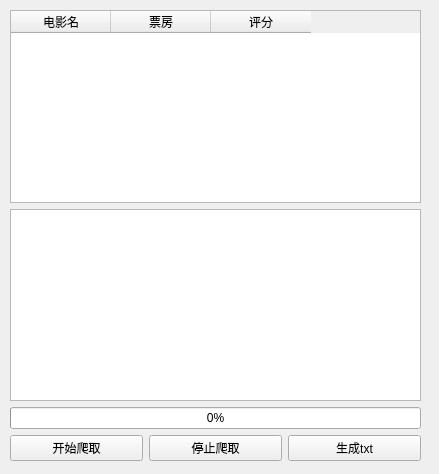
<?xml version="1.0" encoding="UTF-8"?>
<ui version="4.0">
    <class>Form</class>
    <widget class="QWidget" name="Form">
        <property name="geometry">
            <rect>
                <x>0</x>
                <y>0</y>
                <width>439</width>
                <height>474</height>
            </rect>
        </property>
        <property name="windowTitle">
            <string>Form</string>
        </property>
        <widget class="QWidget" name="">
            <property name="geometry">
                <rect>
                    <x>10</x>
                    <y>10</y>
                    <width>411</width>
                    <height>451</height>
                </rect>
            </property>
            <layout class="QVBoxLayout" name="verticalLayout">
                <item>
                    <widget class="QTableWidget" name="tableWidget">
                        <column>
                            <property name="text">
                                <string>电影名</string>
                            </property>
                        </column>
                        <column>
                            <property name="text">
                                <string>票房</string>
                            </property>
                        </column>
                        <column>
                            <property name="text">
                                <string>评分</string>
                            </property>
                        </column>
                    </widget>
                </item>
                <item>
                    <widget class="QTextBrowser" name="textBrowser"/>
                </item>
                <item>
                    <widget class="QProgressBar" name="progressBar">
                        <property name="value">
                            <number>0</number>
                        </property>
                    </widget>
                </item>
                <item>
                    <layout class="QHBoxLayout" name="horizontalLayout">
                        <item>
                            <widget class="QPushButton" name="pushButton_start">
                                <property name="text">
                                    <string>开始爬取</string>
                                </property>
                            </widget>
                        </item>
                        <item>
                            <widget class="QPushButton" name="pushButton_stop">
                                <property name="text">
                                    <string>停止爬取</string>
                                </property>
                            </widget>
                        </item>
                        <item>
                            <widget class="QPushButton" name="pushButton_save">
                                <property name="text">
                                    <string>生成txt</string>
                                </property>
                            </widget>
                        </item>
                    </layout>
                </item>
            </layout>
        </widget>
    </widget>
    <resources/>
    <connections/>
</ui>
